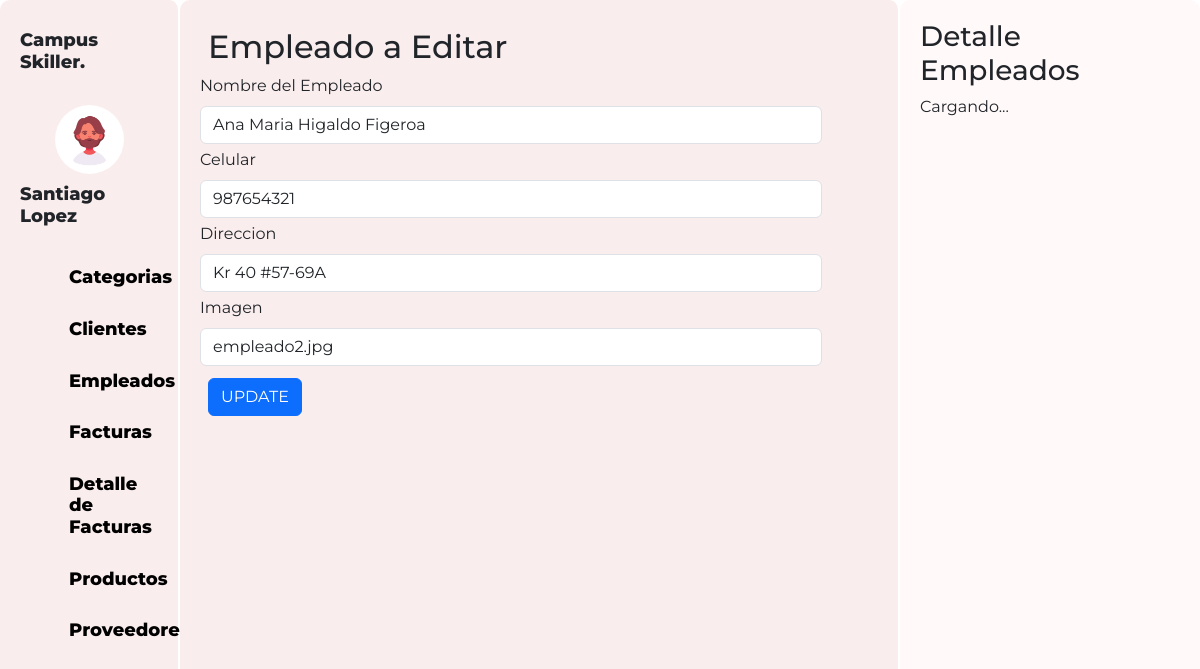
Page /Empleados/editarEmpleados.php?Empleados_ID=2 on the committed database.
### tables this page shows
CREATE TABLE `empleados` (
  `Empleados_ID` int PRIMARY KEY AUTO_INCREMENT NOT NULL,
  `Nombre` varchar(60) NOT NULL,
  `Celular` bigint NOT NULL,
  `Direccion` varchar(60) NOT NULL,
  `Imagen` mediumblob NOT NULL
);

### Empleados/empleado.php (called while the page is built, shortened)
<?php
    class Empleado{
        private $Empleados_ID ;
        protected $dbCnx;
        public function __construct($Empleados_ID=0,$Nombre="",$Celular="",$Direccion="",$Imagen=""){
            $this->Empleados_ID = $Empleados_ID;
            $this->dbCnx = new PDO(DB_TYPE . ":host=" . DB_HOST . ";dbname=" . DB_NAME, DB_USER, DB_PWD, [PDO::ATTR_DEFAULT_FETCH_MODE => PDO::FETCH_ASSOC]);
        }
        public function setEmpleados_ID($Empleados_ID){
            $this->Empleados_ID = $Empleados_ID;
        }
        public function selectOne(){
            try {
                $stm = $this->dbCnx->prepare("SELECT * FROM empleados WHERE Empleados_ID=?");
                $stm->execute([$this->Empleados_ID]);
                return $stm->fetchAll();
            } catch (Exception $e) {
                $e -> getMessage();
            }
        }
    }
?>

### Empleados/editarEmpleados.php (the view, shortened to what this page needs)
<?php
    require_once("empleado.php");
    $data = new Empleado();
    $Empleados_ID = $_GET['Empleados_ID'];
    $data->setEmpleados_ID($Empleados_ID);
    $record = $data->selectOne();
    $val = $record[0];
    $imagenPath = "../images/";
    $imagenes = scandir($imagenPath);
?>
<!DOCTYPE html>
<html>
<head>
  <link rel="stylesheet" href="https://cdn.jsdelivr.net/npm/bootstrap-icons@1.10.5/font/bootstrap-icons.css%22%3E">
  <link href="https://cdn.jsdelivr.net/npm/bootstrap@5.3.0-alpha3/dist/css/bootstrap.min.css" rel="stylesheet"
>
  <link rel="stylesheet" type="text/css" href="../css/estudiantes.css">
</head>
<body>
  <div class="contenedor">
    <div class="parte-izquierda">
      <div class="perfil">
        <h3 style="margin-bottom: 2rem;">Campus Skiller.</h3>
        <img src="../images/Diseño sin título.png" alt="" class="imagenPerfil">
        <h3 >Santiago Lopez</h3>
      </div>
      <div class="menus">
        <a href="../Categorias/categorias.php" style="display: flex;gap:1px;">
          <h3 style="margin: 0px;font-weight: 800;">Categorias</h3>
        </a>
        <a href="../Clientes/clientes.php" style="display: flex;gap:1px;">
          <h3 style="margin: 0px;font-weight: 800;">Clientes</h3>
        </a>
        <a href="../Empleados/empleados.php" style="display: flex;gap:1px;">
          <h3 style="margin: 0px;font-weight: 800;">Empleados</h3>
        </a>
        <a href="../Facturas/facturas.php" style="display: flex;gap:1px;">
          <h3 style="margin: 0px;font-weight: 800;">Facturas</h3>
        </a>
        <a href="../Detalles/detalles.php" style="display: flex;gap:1px;">
          <h3 style="margin: 0px;font-weight: 800;">Detalle de Facturas</h3>
        </a>
        <a href="../Productos/productos.php" style="display: flex;gap:1px;">
          <h3 style="margin: 0px;font-weight: 800;">Productos</h3>
        </a>
        <a href="../Proveedores/proveedores.php" style="display: flex;gap:1px;">
          <h3 style="margin: 0px;font-weight: 800;">Proveedores</h3>
        </a>
      </div>
    </div>
<div class="parte-media">
        <h2 class="m-2">Empleado a Editar</h2>
      <div class="menuTabla contenedor2">
      <form class="col d-flex flex-wrap" action=""  method="post">
              <div class="mb-1 col-11">
                <label for="nombresEmpleado" class="form-label">Nombre del Empleado</label>
                <input
                  type="text"
                  id="nombresEmpleado"
                  name="nombresEmpleado"
                  class="form-control"
                  value="<?php echo $val["Nombre"]?>"
                />
              </div>
              <div class="mb-1 col-11">
                <label for="celularEmpleado" class="form-label">Celular</label>
                <input
                  type="number"
                  id="celularEmpleado"
                  name="celularEmpleado"
                  class="form-control"
                  value="<?php echo $val["Celular"] ?>"
                />
              </div>
              <div class="mb-1 col-11">
                <label for="direccionEmpleado" class="form-label">Direccion</label>
                <input
                  type="text"
                  id="direccionEmpleado"
                  name="direccionEmpleado"
                  class="form-control"
                  value="<?php echo $val["Direccion"] ?>"
                />
              </div>
              <div class="mb-1 col-11">
                <label for="imagenesEmpleado" class="form-label">Imagen</label>
                <select id="imagenesEmpleado" name="imagenesEmpleado" class="form-control">
                  <?php foreach ($imagenes as $imagen): ?>
                    <option value="<?php echo $imagen; ?>" <?php echo ($val['Imagen'] == $imagen) ? 'selected' : ''; ?>><?php echo $imagen; ?></option>
                  <?php endforeach; ?>
                </select>
              </div>
              <div class=" col-12 m-2">
                <input type="submit" class="btn btn-primary" value="UPDATE" name="editar"/>
              </div>
            </form>
      </div>
    </div>
<div class="parte-derecho " id="detalles">
      <h3>Detalle Empleados</h3>
      <p>Cargando...</p>
    </div>
  </div>
</body>
</html>

### css/estudiantes.css (style rules this page uses)
body { font-family: 'Montserrat', sans-serif; height: 100%; overflow: hidden; }
.contenedor { display: flex; flex-direction: row; height: 100vh; margin: 0; }
.contenedor2 { overflow: auto; height: calc(100vh - 100px); }
.parte-media { background-color: #faeded; width: 60%; padding: 20px; border-radius: 10px; border-right: 2px solid rgb(255, 255, 255); }
.parte-derecho { background-color: #fff9f9; width: 25%; padding: 20px; border-radius: 10px; }
.imagenPerfil { border-radius: 100%; width: 50%; height: 50%; }
.perfil { display: flex; justify-content: center; align-items: center; flex-direction: column; font-size:large; font-weight: 800; }
.perfil h3 { font-size:large; font-weight: 800; margin-top: 10px; }
a { text-decoration: none; font-weight: lighter; color: black; }
.menus { padding-left: 2rem; margin-top: 2rem; display: flex; flex-direction: column; justify-content: center; gap: 30px; }
.menus h3 { font-weight: lighter; font-size:large }
.parte-izquierda { background-color: #faeded; width: 15%; border-right: 2px solid rgb(255, 255, 255); padding: 20px; border-radius: 10px; }

### rows in the picture
empleados: nombresEmpleado "Ana Maria Higaldo Figeroa", celularEmpleado "987654321", direccionEmpleado "Kr 40 #57-69A", imagenesEmpleado "empleado2.jpg"
